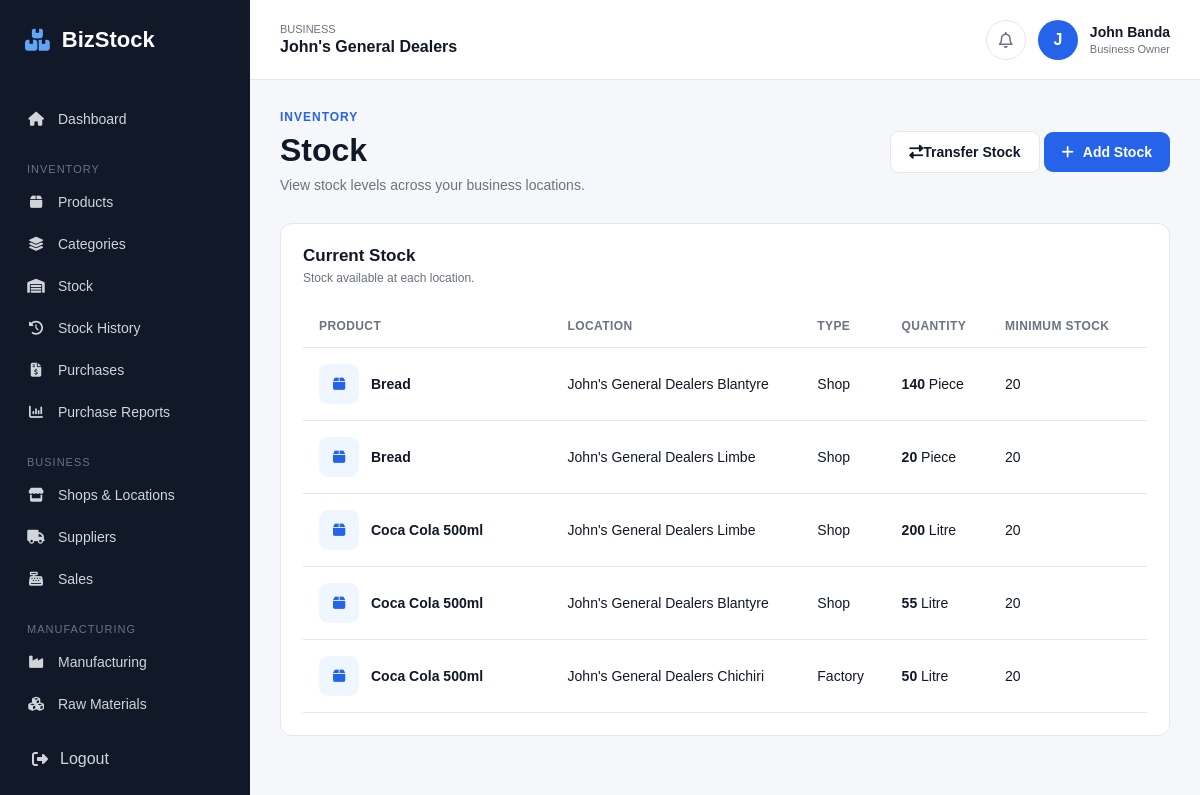
The app's page /shops/stock/ (signed in), older data.
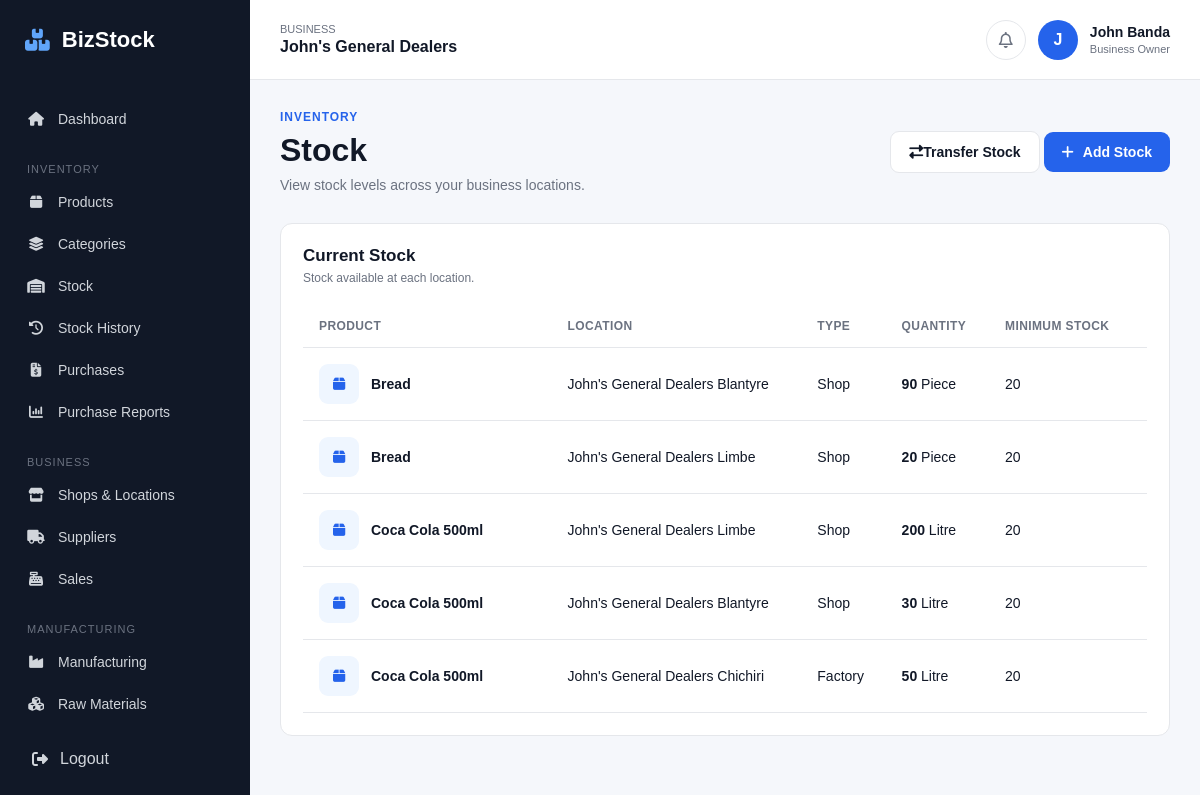
The same page, newer data.
### shops/models.py (models this page shows, shortened)
class Stock(models.Model):
    business = models.ForeignKey(
        Business,
        on_delete=models.CASCADE,
        related_name='stock_records'
    )
    location = models.ForeignKey(
        Location,
        on_delete=models.CASCADE,
        related_name='stock_records'
    )
    product = models.ForeignKey(
        'inventory.Product',
        on_delete=models.CASCADE,
        related_name='stock_records'
    )
    quantity = models.DecimalField(
        max_digits=12,
        decimal_places=2,
        default=0
    )
    updated_at = models.DateTimeField(
        auto_now=True
    )
    class Meta:
        constraints = [
            models.UniqueConstraint(
                fields=[
                    'location',
                    'product'
                ],
                name='unique_product_location_stock'
            )
        ]
        ordering = ['product__name']

class Location(models.Model):
    LOCATION_TYPES = [
        ('factory', 'Factory'),
        ('shop', 'Shop'),
    ]
    business = models.ForeignKey(
        Business,
        on_delete=models.CASCADE,
        related_name='locations'
    )
    name = models.CharField(
        max_length=150
    )
    location_type = models.CharField(
        max_length=20,
        choices=LOCATION_TYPES
    )
    address = models.TextField(
        blank=True
    )
    phone = models.CharField(
        max_length=30,
        blank=True
    )
    is_active = models.BooleanField(
        default=True
    )
    created_at = models.DateTimeField(
        auto_now_add=True
    )
    class Meta:
        ordering = ['name']

### inventory/models.py (models this page shows, shortened)
class Product(models.Model):
    UNIT_CHOICES = [
        ('piece', 'Piece'),
        ('kg', 'Kilogram'),
        ('g', 'Gram'),
        ('litre', 'Litre'),
        ('ml', 'Millilitre'),
        ('box', 'Box'),
        ('pack', 'Pack'),
        ('dozen', 'Dozen'),
    ]
    business = models.ForeignKey(
        Business,
        on_delete=models.CASCADE,
        related_name='products'
    )
    category = models.ForeignKey(
        Category,
        on_delete=models.SET_NULL,
        null=True,
        blank=True,
        related_name='products'
    )
    name = models.CharField(max_length=200)
    sku = models.CharField(
        max_length=100,
        blank=True
    )
    description = models.TextField(
        blank=True
    )
    unit = models.CharField(
        max_length=20,
        choices=UNIT_CHOICES,
        default='piece'
    )
    cost_price = models.DecimalField(
        max_digits=12,
        decimal_places=2,
        default=0
    )
    selling_price = models.DecimalField(
        max_digits=12,
        decimal_places=2,
        default=0
    )
    minimum_stock = models.DecimalField(
        max_digits=12,
        decimal_places=2,
        default=0
    )
    is_active = models.BooleanField(
        default=True
    )
    created_at = models.DateTimeField(
        auto_now_add=True
    )
    updated_at = models.DateTimeField(
        auto_now=True
    )
    class Meta:
        ordering = ['name']

### shops/views.py (the view)
# urls.py: path('stock/', views.stock_list, name='stock_list'),
@login_required
def stock_list(request):
    business = request.user.userprofile.business
    stock_records = Stock.objects.filter(
        business=business,
        location__is_active=True
    ).select_related(
        'product',
        'location'
    )
    return render(
        request,
        'shops/stock_list.html',
        {
            'stock_records': stock_records,
        }
    )

### templates/shops/stock_list.html (shortened to what this page needs)
{% extends 'base.html' %}
{% block content %}
<div class="page-header">
    <div>
        <p class="page-label">
            INVENTORY
        </p>
        <h1>
            Stock
        </h1>
        <p class="page-description">
            View stock levels across your business locations.
        </p>
    </div>
     <div class="table-actions">
        <a
            href="{% url 'stock_transfer' %}"
            class="secondary-button"
        >
            <i class="fa-solid fa-right-left"></i>
            Transfer Stock
        </a>
        <a
            href="{% url 'stock_create' %}"
            class="primary-button"
        >
            <i class="fa-solid fa-plus"></i>
            Add Stock
        </a>
    </div>
</div>
<div class="dashboard-panel">
    <div class="panel-header">
        <div>
            <h2>
                Current Stock
            </h2>
            <p>
                Stock available at each location.
            </p>
        </div>
    </div>
    {% if stock_records %}
        <div class="table-container">
            <table class="data-table">
                <thead>
                    <tr>
                        <th>Product</th>
                        <th>Location</th>
                        <th>Type</th>
                        <th>Quantity</th>
                        <th>Minimum Stock</th>
                        <th>Status</th>
                    </tr>
                </thead>
                <tbody>
                    {% for stock in stock_records %}
                        <tr>
                            <td>
                                <div class="product-name">
                                    <div class="product-icon">
                                        <i class="fa-solid fa-box"></i>
                                    </div>
                                    <strong>
                                        {{ stock.product.name }}
                                    </strong>
                                </div>
                            </td>
                            <td>
                                {{ stock.location.name }}
                            </td>
                            <td>
                                {{ stock.location.get_location_type_display }}
                            </td>
                            <td>
                                <strong>
                                    {{ stock.quantity|floatformat:0 }}
                                </strong>
                                {{ stock.product.get_unit_display }}
                            </td>
                            <td>
                                {{ stock.product.minimum_stock|floatformat:0 }}
                            </td>
                            <td>
                            </td>
                        </tr>
                    {% endfor %}
                </tbody>
            </table>
        </div>
    {% endif %}
</div>
{% endblock %}

Row changes from the older to the newer data that the page shows:
changed Stock (number 1 of 5 on the later page): quantity "140" → "90"
changed Stock (number 4 of 5 on the later page): quantity "55" → "30"
